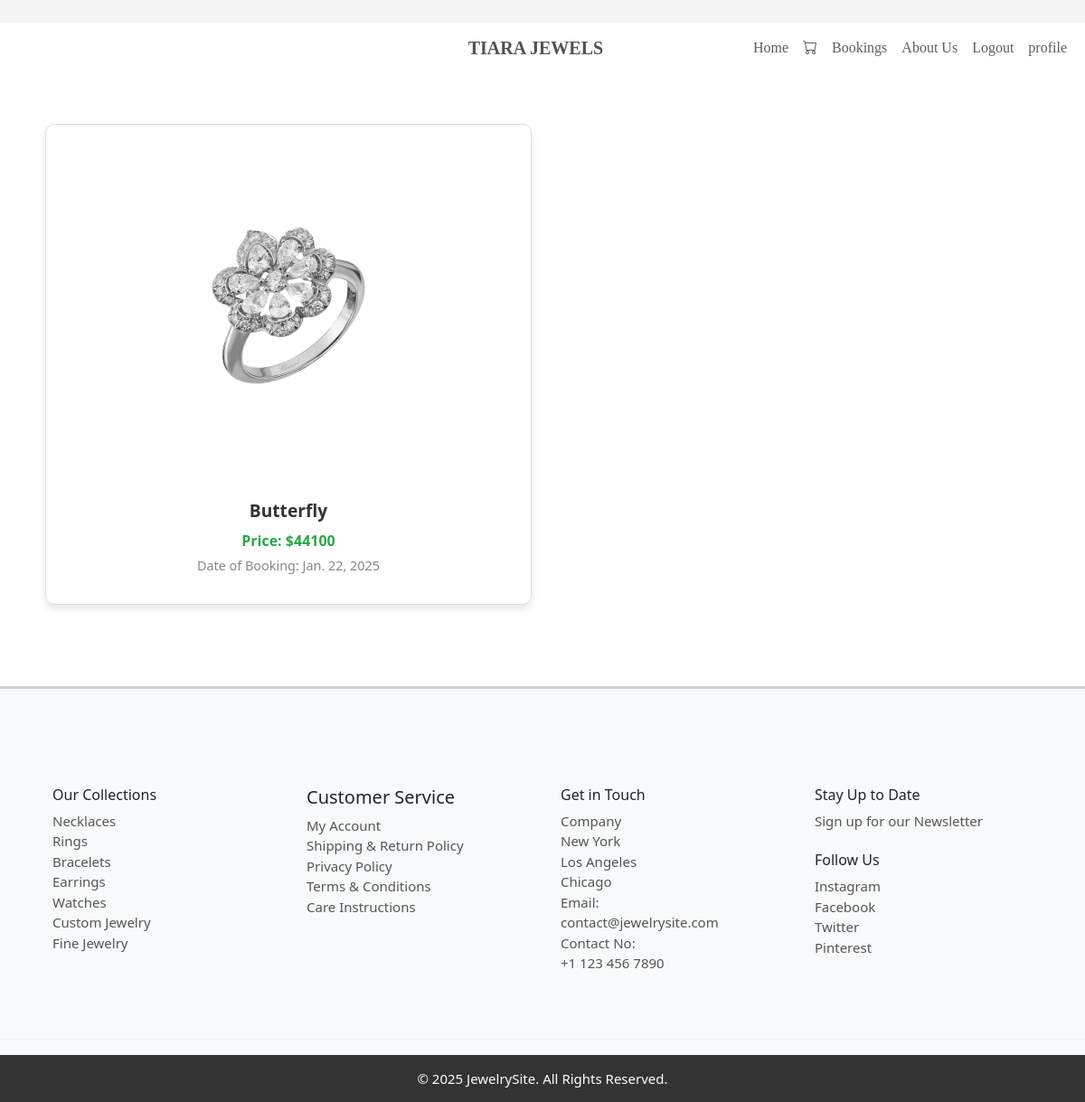
Page /user_booking (signed in) on the committed database.
### app/models.py (models this page shows, shortened)
class Buy(models.Model):
    user=models.ForeignKey(User,on_delete=models.CASCADE)
    product=models.ForeignKey(Jewelry,on_delete=models.CASCADE)
    price=models.IntegerField()
    date=models.DateField(auto_now_add=True)
    quantity = models.PositiveIntegerField(default=1)
    address = models.ForeignKey(Address, on_delete=models.CASCADE, null=True)  # Make it nullable
    is_confirmed = models.BooleanField(default=False)
    order=models.ForeignKey(Order,on_delete=models.CASCADE,null=True)

class Jewelry(models.Model):
    name = models.CharField(max_length=255)
    description = models.TextField()
    material = models.CharField(max_length=100)
    price = models.DecimalField(max_digits=10, decimal_places=2)
    weight = models.DecimalField(max_digits=5, decimal_places=2)
    image = models.ImageField()
    created_at = models.DateTimeField(auto_now_add=True)
    category = models.ForeignKey(JewelryType, on_delete=models.CASCADE)

### app/views.py (the view)
# urls.py: path('user_booking',views.user_view_bookings),
def user_view_bookings(req):
    user=User.objects.get(username=req.session['user'])
    data=Buy.objects.filter(user=user)
    return render(req,'user/view_booking.html',{'data':data})

### templates/user/view_booking.html (shortened to what this page needs)
<!DOCTYPE html>
<html lang="en">
<head>
    <link rel="stylesheet" href="https://cdn.jsdelivr.net/npm/bootstrap-icons@1.11.3/font/bootstrap-icons.min.css">
    <link href="https://cdn.jsdelivr.net/npm/bootstrap@5.3.3/dist/css/bootstrap.min.css" rel="stylesheet">
    {% load static %}
    <link rel="stylesheet" href="{% static '/css/booking.css' %}">
</head>
<body>
              <div class="line" style="background-color: whitesmoke; width: 100%; height: 25px; color: white; font-size: 13px; padding-left: 33%;"></div>
              <nav class="navbar navbar-expand-lg navbar-light " style="background-color:  white; top: 0px; font-family: 'Times New Roman', Times, serif; font-weight: 500px;" >
                <div class="container-fluid">
                    <a class="navbar-brand" href="#" style="color: rgb(82, 81, 81); font-weight: 800; padding-left: 43%;">TIARA JEWELS</i></a>
                    <div class="collapse navbar-collapse" id="navbarNav">
                        <ul class="navbar-nav ms-auto">
                            <li class="nav-item">
                                <a class="nav-link active" style="color: rgb(92, 92, 92);" aria-current="page" href="../user_home">Home</a>
                            </li>
                            <li class="nav-item">
                                <a class="nav-link" style="color: rgb(92, 92, 92);" href="../cart_display"><i class="bi bi-cart"></i></a>
                            </li>
                            <li class="nav-item">
                                <a class="nav-link" style="color: rgb(92, 92, 92);" href="../user_booking">Bookings</a>
                            </li>
                            <li class="nav-item">
                                <a class="nav-link" style="color: rgb(92, 92, 92); " href="../about">About Us</a>
                            </li>
                            <li class="nav-item">
                                <a class="nav-link" style="color: rgb(92, 92, 92); " href="../logout">Logout</a>
                            </li>
                            <li class="nav-item">
                                <a class="nav-link" style="color: rgb(92, 92, 92); " href="../profile/">profile</a>
                            </li>
                    </div>
                </div>
            </nav>
            <div class="container">
                <div class="row">
                    {% for cart_obj in data %}
                        <div class="col-lg-6 col-md-12 mt-3 product-item" style="text-align: center;">
                            <div class="product-card">
                                <div class="product-image">
                                    <img src="{{ cart_obj.product.image.url }}" alt="{{ cart_obj.product.name }}" class="product-img">
                                </div>
                                <div class="product-info">
                                    <h5>{{ cart_obj.product.name }}</h5>
                                    <p class="price">Price: ${{ cart_obj.price }}</p>
                                    <p class="date">Date of Booking: {{ cart_obj.date }}</p>
                                </div>
                            </div>
                        </div>
                    {% endfor %}
                </div>
            </div>
    <div class="ftr" style="padding-top: 2%">
        <footer class="text-dark pt-5 mt-3" style="font-size: 15px; background-color: #f8f9fa; border-top: 3px solid #d1d1d1;">
            <div class="container">
                <div class="row">
                    <div class="col-md-3" style="padding: 20px;">
                        <h6> Our Collections</h6>
                        <ul class="list-unstyled">
                            <li><a href="#" style="text-decoration: none; color: #555;"> Necklaces</a></li>
                            <li><a href="#" style="text-decoration: none; color: #555;"> Rings</a></li>
                            <li><a href="#" style="text-decoration: none; color: #555;"> Bracelets</a></li>
                            <li><a href="#" style="text-decoration: none; color: #555;"> Earrings</a></li>
                            <li><a href="#" style="text-decoration: none; color: #555;"> Watches</a></li>
                            <li><a href="#" style="text-decoration: none; color: #555;"> Custom Jewelry</a></li>
                            <li><a href="#" style="text-decoration: none; color: #555;"> Fine Jewelry</a></li>
                        </ul>
                    </div>
                    <div class="col-md-3" style="padding: 20px;">
                        <h5> Customer Service</h5>
                        <ul class="list-unstyled">
                            <li><a href="#" style="text-decoration: none; color: #555;"> My Account</a></li>
                            <li><a href="#" style="text-decoration: none; color: #555;"> Shipping & Return Policy</a></li>
                            <li><a href="#" style="text-decoration: none; color: #555;"> Privacy Policy</a></li>
                            <li><a href="#" style="text-decoration: none; color: #555;"> Terms & Conditions</a></li>
                            <li><a href="#" style="text-decoration: none; color: #555;"> Care Instructions</a></li>
                        </ul>
                    </div>
                    <div class="col-md-3" style="padding: 20px;">
                        <h6> Get in Touch</h6>
                        <ul class="list-unstyled">
                            <li><a href="#" style="text-decoration: none; color: #555;"> Company</a></li>
                            <li><a href="#" style="text-decoration: none; color: #555;"> New York</a></li>
                            <li><a href="#" style="text-decoration: none; color: #555;"> Los Angeles</a></li>
                            <li><a href="#" style="text-decoration: none; color: #555;"> Chicago</a></li>
                            <li><a href="#" style="text-decoration: none; color: #555;"> Email:</a></li>
                            <li><a href="#" style="text-decoration: none; color: #555;"> contact@jewelrysite.com</a></li>
                            <li><a href="#" style="text-decoration: none; color: #555;"> Contact No:</a></li>
                            <li><a href="#" style="text-decoration: none; color: #555;"> +1 123 456 7890</a></li>
                        </ul>
                    </div>
                    <div class="col-md-3" style="padding: 20px;">
                        <h6> Stay Up to Date</h6>
                        <ul class="list-unstyled">
                            <li><a href="#" style="text-decoration: none; color: #555;"> Sign up for our Newsletter</a></li>
                            <br>
                            <h6> Follow Us</h6>
                            <ul class="list-unstyled">
                                <li><a href="#" style="text-decoration: none; color: #555;"> Instagram</a></li>
                                <li><a href="#" style="text-decoration: none; color: #555;"> Facebook</a></li>
                                <li><a href="#" style="text-decoration: none; color: #555;"> Twitter</a></li>
                                <li><a href="#" style="text-decoration: none; color: #555;"> Pinterest</a></li>
                            </ul>
                        </ul>
                    </div>
                </div>
            </div>
            <hr style="border-top: 2px solid #ddd;">
            <div style="background-color: #333; color: #fff; text-align: center; padding: 15px 0;">
                <p style="margin: 0;">&copy; 2025 JewelrySite. All Rights Reserved.</p>
            </div>
        </footer>
      </div>
</body>
</html>

### static/css/booking.css (style rules this page uses)
.container { margin-top: 20px; padding: 20px; }
.product-item { margin-bottom: 30px; }
.product-card { border: 1px solid #ddd; border-radius: 10px; overflow: hidden; box-shadow: 0 4px 8px rgba(0, 0, 0, 0.1); transition: transform 0.3s ease-in-out; }
.product-image .product-img { width: 100%; height: 100%; max-width: 400px; max-height: 400px; object-fit: cover; margin: 0 auto; display: block; border-radius: 5px; }
.product-info { padding: 15px; }
.product-info h5 { font-size: 1.2rem; font-weight: bold; color: #333; margin-bottom: 10px; }
.price { font-size: 1rem; color: #28a745; font-weight: bold; margin-bottom: 5px; }
.date { font-size: 0.9rem; color: #888; }

### rows in the picture
Buy: product.image (picture), product.name "Butterfly", price "44100", date "Jan. 22, 2025"
